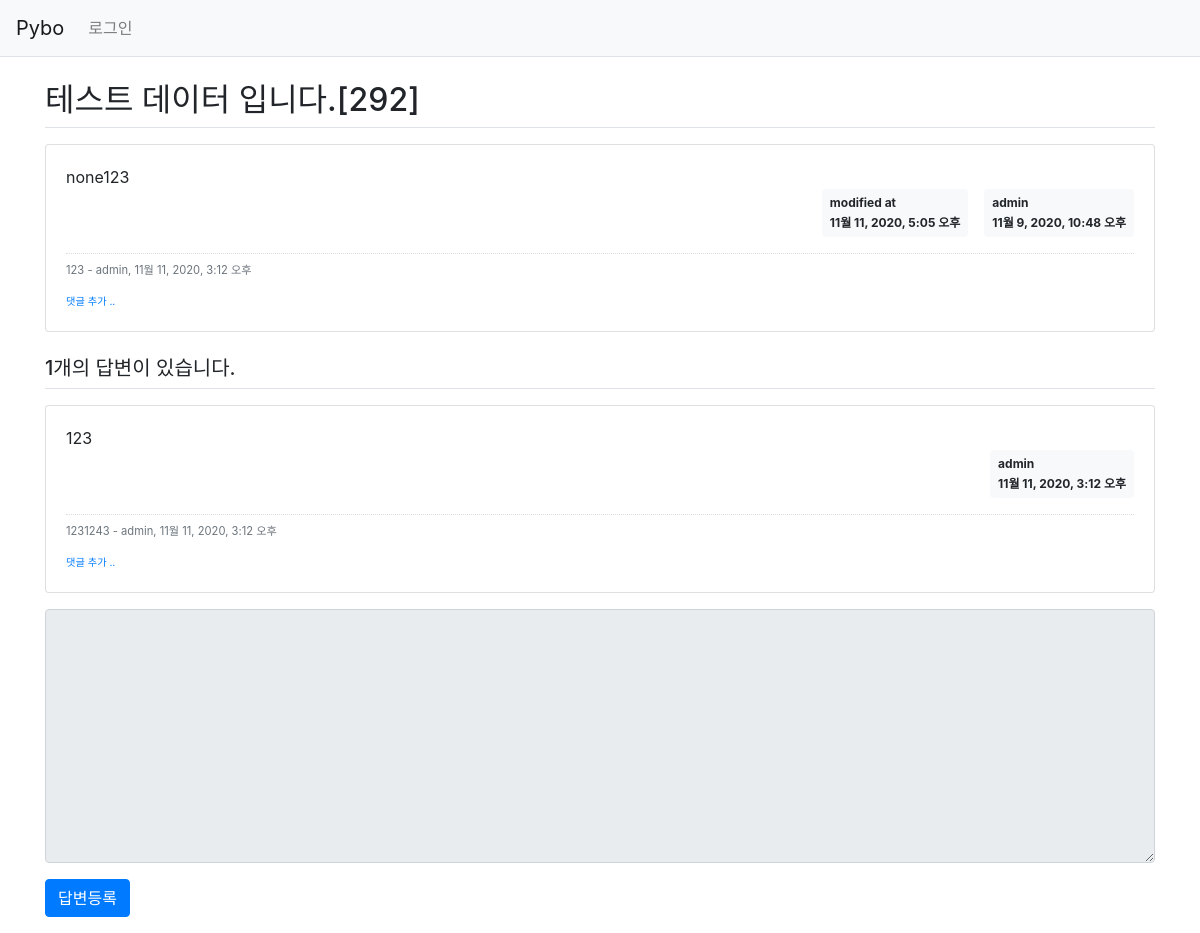
/pybo/299/, run on the app's committed database.
### pybo/models.py (models this page shows, shortened)
class Question(models.Model):
    author = models.ForeignKey(User, on_delete=models.CASCADE)
    subject = models.CharField(max_length=200)
    content = models.TextField()
    modify_date = models.DateTimeField(null=True, blank=True)
    create_date = models.DateTimeField()

class Comment(models.Model):
    author = models.ForeignKey(User, on_delete=models.CASCADE)
    content = models.TextField()
    create_date = models.DateTimeField()
    modify_date = models.DateTimeField(null=True, blank=True)
    question = models.ForeignKey(Question, null=True, blank=True, on_delete=models.CASCADE)
    answer = models.ForeignKey(Answer, null=True, blank=True, on_delete=models.CASCADE)

class Answer(models.Model):
    author = models.ForeignKey(User, on_delete=models.CASCADE)
    question = models.ForeignKey(Question, on_delete=models.CASCADE)
    content = models.TextField()
    modify_date = models.DateTimeField(null=True, blank=True)
    create_date = models.DateTimeField()

### pybo/views/base_views.py (the view)
# urls.py: path('<int:question_id>/', base_views.detail, name='detail'),
def detail(request, question_id):
    question = get_object_or_404(Question, pk=question_id)
    context = {'question': question}
    return render(request, 'pybo/question_detail.html', context)

### templates/pybo/question_detail.html (shortened to what this page needs)
{% extends './base.html' %}
{% block content %}
<div class="container my-3">
    <h2 class="border-bottom py-2">{{ question.subject }}</h2>
    <div class="card my-3">
        <div class="card-body">
            <div class="card-text" style="white-space: pre-line;">{{ question.content }}</div>
            <div class="d-flex justify-content-end">
                {% if question.modify_date %}
                <div class="badge badge-light p-2 text-left mx-3">
                    <div class="mb-2">modified at</div>
                    <div>{{ question.modify_date }}</div>
                </div>
                {% endif %}
                <div class="badge badge-light p-2 text-left">
                    <div class="mb-2">{{ question.author.username }}</div>
                    <div>{{ question.create_date }}</div>
                </div>
            </div>
            {% if question.comment_set.count > 0 %}
            <div class="mt-3">
            {% for comment in question.comment_set.all %}
                <div class="comment py-2 text-muted">
                    <span style="white-space: pre-line;">{{ comment.content }}</span>
                    <span>
                        - {{ comment.author }}, {{ comment.create_date }}
                    </span>
                </div>
            {% endfor %}
            </div>
            {% endif %}
            <div>
                <a href="{% url 'pybo:comment_create_question' question.id  %}"
                   class="small"><small>댓글 추가 ..</small></a>
            </div>
        </div>
    </div>
    <h5 class="border-bottom my-3 py-2">{{question.answer_set.count}}개의 답변이 있습니다.</h5>
    {% for answer in question.answer_set.all %}
    <div class="card my-3">
        <div class="card-body">
            <div class="card-text" style="white-space: pre-line;">{{ answer.content }}</div>
            <div class="d-flex justify-content-end">
                <div class="badge badge-light p-2 text-left">
                    <div class="mb-2">{{ answer.author.username }}</div>
                    <div>{{ answer.create_date }}</div>
                </div>
            </div>
            {% if answer.comment_set.count > 0 %}
            <div class="mt-3">
            {% for comment in answer.comment_set.all %}
                <div class="comment py-2 text-muted">
                    <span style="white-space: pre-line;">{{ comment.content }}</span>
                    <span>
                        - {{ comment.author }}, {{ comment.create_date }}
                    </span>
                </div>
            {% endfor %}
            </div>
            {% endif %}
            <div>
                <a href="{% url 'pybo:comment_create_answer' answer.id  %}"
                   class="small"><small>댓글 추가 ..</small></a>
            </div>
        </div>
    </div>
    {% endfor %}
    <form action="{% url 'pybo:answer_create' question.id %}" method="post" class="my-3">
        <div class="form-group">
              <textarea {% if not user.is_authenticated %}disabled{% endif %}
              name="content" id="content" class="form-control" rows="10"></textarea>
        </div>
        <input type="submit" value="답변등록" class="btn btn-primary">
    </form>
</div>
{% endblock %}

### static/style.css (style rules this page uses)
.comment { border-top:dotted 1px #ddd; font-size:0.7em; }

### data on the page
Question: subject "테스트 데이터 입니다.[292]", content "none123", modify_date "11월 11, 2020, 5:05 오후", author.username "admin", create_date "11월 9, 2020, 10:48 오후", answer_set.count "1"
Comment: content "123", author "admin", create_date "11월 11, 2020, 3:12 오후"
Answer: content "123", author.username "admin", create_date "11월 11, 2020, 3:12 오후"
Comment: content "1231243", author "admin", create_date "11월 11, 2020, 3:12 오후"
